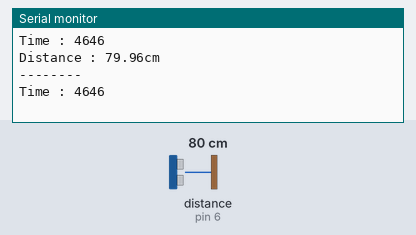
Bench run of a sketch on a simulated Arduino Uno, built with avr-gcc and run on an emulated ATmega328P. Parts: the last lines printed to the serial monitor. Wiring (inferred from the names in the program): ultrasonic range finder: trigger pin 7; echo pin 6. The test bench sets the inputs (shaded band); at power-on: distance to the obstacle (sensor on pin 6) 80 cm. The echo pulse lasts 58.3 µs per cm.

Above: at 2.8 s.
2.9 s: distance to the obstacle (sensor on pin 6) set to 2 cm
At 3.8 s:
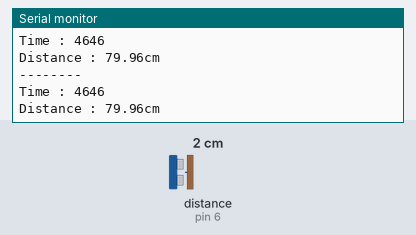
5.6 s: distance to the obstacle (sensor on pin 6) set to 4 cm
At 6.8 s:
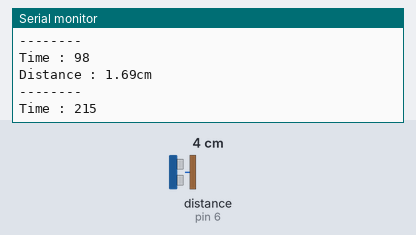
Timing chart, 0 to 8.6 s (numbered marks = the images above; inputs shaded):
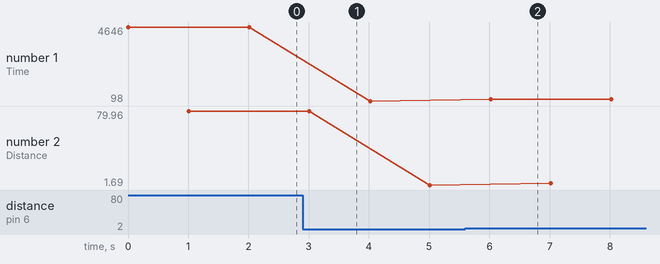

The sketch:

ultrasonic_sensor.ino
```cpp
int Echo = 6;
int Trig = 7;

void setup() {
  Serial.begin(9600);
  pinMode(Echo, INPUT);
  pinMode(Trig, OUTPUT);
}

void loop() {
  digitalWrite(Trig, HIGH);
  delayMicroseconds(10);
  digitalWrite(Trig, LOW);

  unsigned long time = pulseIn(Echo, HIGH);
  float dist = (331.4 + 0.606 * 21.0 + 0.00124 * 61.1) * time * 0.000001 * 100 * 0.5;

  Serial.print("Time : ");
  Serial.println(time);
  delay(1000);
  Serial.print("Distance : ");
  Serial.print(dist);
  Serial.println("cm");
  delay(1000);
  Serial.println("--------");
}
```

Measured:
- after the input at 5.6 s, the serial monitor: prints a new line after 0.42 s (image 2)
- plotted number 1: 4646 → 98 after the input at 2.9 s, 98 → 215 after the input at 5.6 s
- plotted number 2: 79.96 → 1.69 after the input at 2.9 s, 1.69 → 3.7 after the input at 5.6 s
